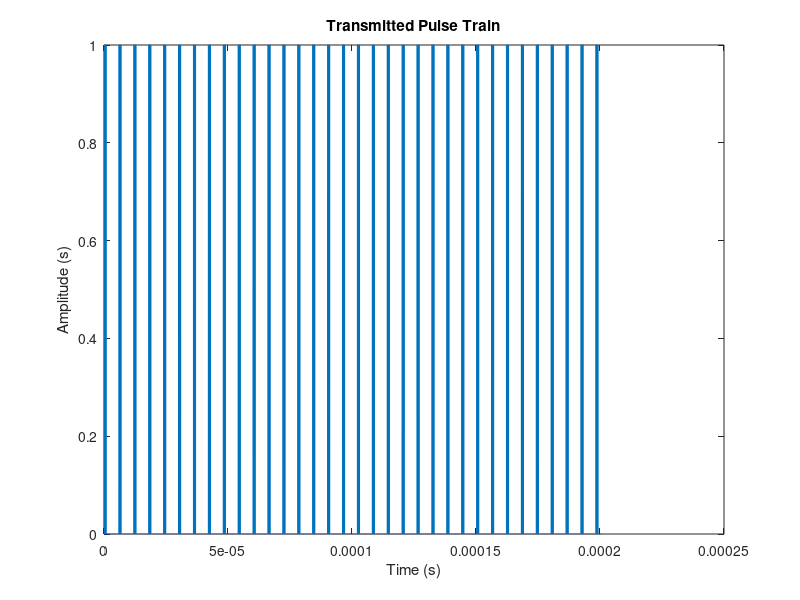

Reproduce this figure in MATLAB. (Note: this script raises an error after producing the figure.)
clear; close; clf;

%% Initialise Parameters for Digital Transmitter
fc = 4e6;      % Carrier Frequency
prf = 2e6;     % Pulse Repetition Frequency
n = 500;      % number of points
pulse_len = 1e-6;
t = linspace(0,pulse_len,n); % time
total = 100000;

%% Transmit Pulse Generator
pulse = square(2*pi*fc*t);

%% Frequency Divider
freq_div = fc/prf;
sig = pulse/freq_div;

for i = 1:length(sig)
    if sig(i) > 0
        sig(i) = 1;
    else
        sig(i) = 0;
    end
end

%% Transmit Gate
gate_len = 5e-6;
end_gate = round((gate_len/pulse_len)*n); % time
end_gate = end_gate + n;

%% Transmit
j = 0;
transmit = zeros(total, 1);
time = zeros(total, 1);

for i = 1:total
    if i < total
        time(i+1) = time(i) + t(2);
    end
    j = j+1;
    if j < n
        transmit(i) = sig(j);
    end
    if j == end_gate
        j = 1;
    end
end

figure(1)
plot(time, transmit)
xlabel('Time (s)')
ylabel('Amplitude (s)')
title('Transmitted Pulse Train')

%% create a data acquisition and add channels

d = daq('ni');
addinput(d, "Dev1","ai0","EdgeCount");
% addbidirectional(d,"Dev1","Port0/Line0:1","Digital");
% addbidirectional(d,"Dev1","Port0/Line2:3","Digital");
% [ch2,idx2] = addoutput(d,"Dev1","Port0/Line0:1","Digital");
addclock(d,"ScanClock","External","Dev1/PFI0")
d.Channels

%% Set the direction on all channels to output data
% set(d.Channels,"Direction","Output");

%% transmit pulse generated by transmitter as digital output data
% transmit = reshape(transmit, length(transmit)/2, 2);
% write(d,[1 0; 1 0]) 

%% Set the direction on all channels to input data
set(d.Channels, "Direction", "Input");

%% acquire the digital data
read(d, "OutputFormat","Matrix") % receive doppler shifted pulse and analyse accordingly
